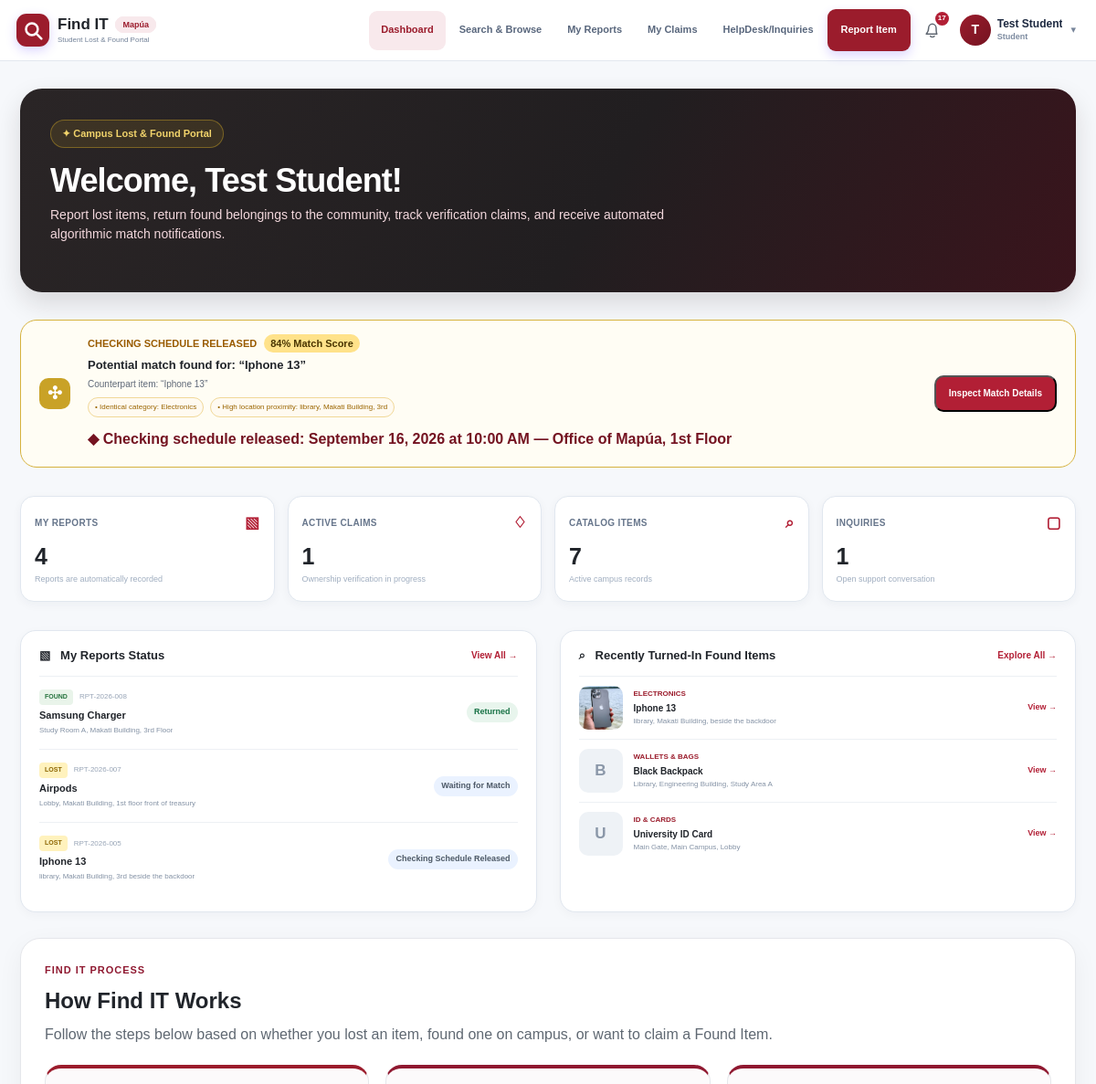
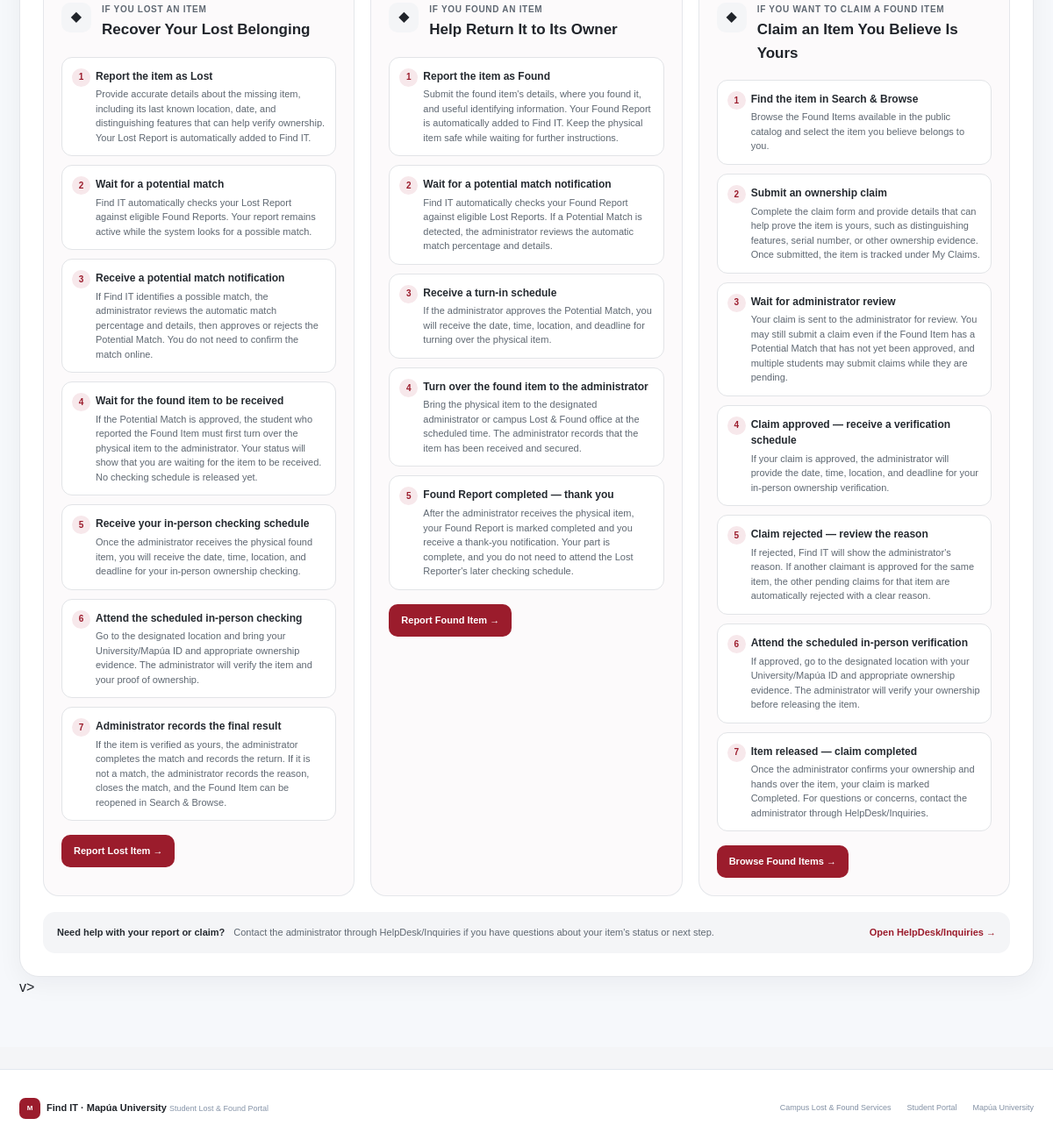
Page /index.php (signed in) on the committed database (2 pictures, top to bottom).
### tables this page shows
CREATE TABLE potential_matches (
            id INTEGER PRIMARY KEY AUTOINCREMENT,
            found_report_id INTEGER NOT NULL,
            lost_report_id INTEGER NOT NULL,
            match_score INTEGER NOT NULL DEFAULT 0,
            match_status TEXT NOT NULL DEFAULT 'pending',
            admin_remarks TEXT,
            created_at TEXT NOT NULL,
            updated_at TEXT NOT NULL, verification_date TEXT, verification_time TEXT, verification_deadline TEXT, verification_location TEXT, user_confirmed_at TEXT, user_confirmed_by INTEGER, handover_at TEXT, handover_admin_id INTEGER, handover_evidence TEXT, handover_notes TEXT, verification_outcome TEXT, verification_outcome_reason TEXT, found_turnover_deadline TEXT, found_handover_at TEXT, found_handover_admin_id INTEGER, found_handover_notes TEXT, found_turnover_start_date TEXT, found_turnover_location TEXT,
            UNIQUE(found_report_id, lost_report_id),
            FOREIGN KEY(found_report_id) REFERENCES reports(id) ON DELETE CASCADE,
            FOREIGN KEY(lost_report_id) REFERENCES reports(id) ON DELETE CASCADE
        );

CREATE TABLE reports (
            id INTEGER PRIMARY KEY AUTOINCREMENT,
            user_id INTEGER NOT NULL,
            item_id INTEGER NOT NULL,
            report_type TEXT NOT NULL CHECK(report_type IN ('lost','found')),
            event_date TEXT NOT NULL,
            event_time TEXT,
            campus_location TEXT NOT NULL,
            building TEXT,
            floor TEXT,
            specific_area TEXT,
            storage_location TEXT,
            additional_notes TEXT,
            report_status TEXT NOT NULL DEFAULT 'pending_review' CHECK(report_status IN ('pending_review','approved','rejected')),
            item_status TEXT NOT NULL DEFAULT 'open' CHECK(item_status IN ('open','matched','claim_pending','returned','closed')),
            rejection_reason TEXT,
            verification_date TEXT,
            verification_time TEXT,
            verification_deadline TEXT,
            verification_location TEXT,
            created_at TEXT NOT NULL,
            updated_at TEXT NOT NULL, admin_hidden INTEGER NOT NULL DEFAULT 0,
            FOREIGN KEY(user_id) REFERENCES users(id),
            FOREIGN KEY(item_id) REFERENCES items(id)
        );

CREATE TABLE items (
            id INTEGER PRIMARY KEY AUTOINCREMENT,
            item_name TEXT NOT NULL,
            category TEXT NOT NULL,
            description TEXT NOT NULL,
            color TEXT,
            brand TEXT,
            identifying_features TEXT,
            photo_path TEXT,
            created_at TEXT NOT NULL,
            updated_at TEXT NOT NULL
        );

### index.php (the view, shortened to what the rows shown need)
<?php
require 'config.php';
$user = current_user();
$userId = (int)$user['id'];
try {
    $pdo->exec("ALTER TABLE potential_matches ADD COLUMN user_confirmed_at TEXT");
} catch (Throwable $e) {}
try {
    $pdo->exec("ALTER TABLE potential_matches ADD COLUMN user_confirmed_by INTEGER");
} catch (Throwable $e) {}
try {
    $pdo->exec("ALTER TABLE potential_matches ADD COLUMN handover_at TEXT");
} catch (Throwable $e) {}
try {
    $pdo->exec("ALTER TABLE potential_matches ADD COLUMN handover_admin_id INTEGER");
} catch (Throwable $e) {}
try {
    $pdo->exec("ALTER TABLE potential_matches ADD COLUMN handover_evidence TEXT");
} catch (Throwable $e) {}
try {
    $pdo->exec("ALTER TABLE potential_matches ADD COLUMN handover_notes TEXT");
} catch (Throwable $e) {}
$foundStmt = $pdo->query("
    SELECT r.*, i.item_name, i.category, i.photo_path
    FROM reports r
    JOIN items i ON i.id = r.item_id
    WHERE r.report_type = 'found'
      AND r.report_status = 'approved'
      AND r.item_status NOT IN ('returned','closed')
    ORDER BY r.created_at DESC
    LIMIT 3
");
$recentFound = $foundStmt->fetchAll();
$match = null;
try {
    $matchStmt = $pdo->prepare("
        SELECT
            pm.id AS potential_match_id,
            pm.match_score,
            pm.match_status,
            pm.user_confirmed_at,
            pm.verification_date,
            pm.verification_time,
            pm.verification_deadline,
            pm.verification_location,
            pm.admin_remarks,
            pm.handover_at,
            pm.handover_evidence,
            pm.handover_notes,
            pm.verification_outcome,
            pm.verification_outcome_reason,
            lr.id AS lost_report_id,
            li.item_name AS lost_item_name,
            fi.item_name AS found_item_name,
            fi.category AS found_category,
            fr.campus_location AS found_location,
            fr.building AS found_building,
            fr.floor AS found_floor,
            fr.specific_area AS found_area
        FROM potential_matches pm
        JOIN reports lr ON lr.id = pm.lost_report_id
        JOIN items li ON li.id = lr.item_id
        JOIN reports fr ON fr.id = pm.found_report_id
        JOIN items fi ON fi.id = fr.item_id
        WHERE lr.user_id = ?
          AND lr.report_type = 'lost'
          AND lr.report_status = 'approved'
          AND pm.match_status = 'confirmed'
        ORDER BY pm.match_score DESC, pm.created_at DESC
        LIMIT 1
    ");
    $matchStmt->execute([$userId]);
    $match = $matchStmt->fetch() ?: null;
} catch (PDOException $e) {
    $match = null;
}
function dashboard_image(array $row): string {
    if (!empty($row['photo_path'])) {
        return (string)$row['photo_path'];
    }
    $slug = strtolower(trim((string)($row['item_name'] ?? '')));
    $slug = preg_replace('/[^a-z0-9]+/i', '-', $slug);
    $slug = trim($slug, '-');
    $dir = __DIR__ . '/uploads/items/';
    foreach (['jpg','jpeg','png','webp'] as $ext) {
        $file = $dir . $slug . '.' . $ext;
    }
    return '';
}
require 'includes/header.php';
?>
<div class="student-dashboard">
    <section class="student-welcome">
        <div class="student-welcome-inner">
            <h1>Welcome, <?= h($user['name']) ?>!</h1>
        </div>
    </section>
    <?php if ($match): ?>
        <section class="match-alert">
            <div class="match-alert-icon">✣</div>
            <div class="match-alert-copy">
                <div class="match-alert-title">
                    <?= (($match['verification_outcome'] ?? '') === 'completed') ? 'ITEM RETURNED — MATCH COMPLETED' : (($match['verification_outcome'] ?? '') === 'not_match' ? 'NOT A MATCH — FOUND ITEM REOPENED' : (($match['verification_outcome'] ?? '') === 'reschedule' ? 'VERIFICATION NEEDS RESCHEDULING' : (!empty($match['verification_date']) ? 'CHECKING SCHEDULE RELEASED' : (!empty($match['handover_at']) ? 'ITEM RECEIVED — AWAITING CHECKING SCHEDULE' : 'MATCH APPROVED — AWAITING ITEM TURNOVER'))) ) ?>
                    <span><?= (int)$match['match_score'] ?>% Match Score</span>
                </div>
                <strong>Potential match found for: “<?= h($match['lost_item_name']) ?>”</strong>
                <p>Counterpart item: “<?= h($match['found_item_name']) ?>”</p>
                <div class="match-tags">
                    <span>• Identical category: <?= h($match['found_category']) ?></span>
                    <span>• High location proximity: <?= h($match['found_location']) ?><?= $match['found_building'] ? ', ' . h($match['found_building']) : '' ?><?= $match['found_floor'] ? ', ' . h($match['found_floor']) : '' ?></span>
                </div>
                <?php if (($match['verification_outcome'] ?? '') === 'completed'): ?>
                    <div class="student-match-next-step student-match-completed">✓ Your item was verified and returned to you. The administrator has completed this match.</div>
                <?php elseif (($match['verification_outcome'] ?? '') === 'not_match'): ?>
                    <div class="student-match-next-step">× The physical verification did not confirm the item as yours. The found item has been reopened in Search &amp; Browse.</div>
                <?php elseif (($match['verification_outcome'] ?? '') === 'reschedule'): ?>
                    <div class="student-match-next-step">↻ Verification needs rescheduling. Please wait for the administrator to release a new checking schedule.</div>
                <?php elseif (!empty($match['verification_date'])): ?>
                    <div class="student-match-next-step">◆ Checking schedule released: <?= h(date('F j, Y', strtotime($match['verification_date']))) ?> at <?= h(date('g:i A', strtotime($match['verification_time'] ?? ''))) ?> — <?= h($match['verification_location'] ?? '') ?></div>
                <?php elseif (!empty($match['handover_at'])): ?>
                    <div class="student-match-next-step">✓ The administrator has received the found item from the matched student. Please wait for your in-person checking schedule.</div>
                <?php else: ?>
                    <div class="student-match-next-step">✓ Your potential match was approved by the administrator. The matched student must first turn over the physical item to the administrator. Please wait while the item is received before a checking schedule is released.</div>
                <?php endif; ?>
            </div>
            <button class="match-inspect" type="button" id="dashboard-match-inspect">Inspect Match Details</button>
        </section>
    <?php endif; ?>
    <section class="dashboard-columns">
        <div class="dashboard-panel">
            <div class="dashboard-panel-head">
                <h2>▧ &nbsp; My Reports Status</h2>
            </div>
        </div>
        <div class="dashboard-panel">
            <div class="dashboard-panel-head">
                <h2>⌕ &nbsp; Recently Turned-In Found Items</h2>
            </div>
            <?php foreach ($recentFound as $r): ?>
                <?php $photo = dashboard_image($r); ?>
                <a class="found-item-row" href="item.php?id=<?= (int)$r['id'] ?>">
                    <div class="found-thumb">
                        <?php if ($photo): ?>
                            <img src="<?= h($photo) ?>" alt="<?= h($r['item_name']) ?>">
                        <?php else: ?>
                            <?= h(strtoupper(substr($r['item_name'], 0, 1))) ?>
                        <?php endif; ?>
                    </div>
                    <div class="found-item-copy">
                        <span><?= h($r['category']) ?></span>
                        <strong><?= h($r['item_name']) ?></strong>
                        <small><?= h($r['campus_location']) ?><?= $r['building'] ? ', ' . h($r['building']) : '' ?><?= $r['specific_area'] ? ', ' . h($r['specific_area']) : '' ?></small>
                    </div>
                    <b>View →</b>
                </a>
            <?php endforeach; ?>
        </div>
    </section>
    <section class="dashboard-procedure" aria-labelledby="findit-process-title">
        <div class="dashboard-procedure-head">
            <h2 id="findit-process-title">How Find IT Works</h2>
        </div>
    </section>
<?php require 'includes/footer.php'; ?>

### rows in the picture
potential_matches: match_score "84", verification_date "September 16, 2026", verification_time "10:00 AM", verification_location "Office of Mapúa, 1st Floor"
reports: item.photo_path (picture), item.category "ELECTRONICS", item.item_name "Iphone 13", campus_location "library", building "Makati Building", specific_area "beside the backdoor"
reports: item.item_name "B", item.category "WALLETS & BAGS", item.item_name "Black Backpack", campus_location "Library", building "Engineering Building", specific_area "Study Area A"
reports: item.item_name "U", item.category "ID & CARDS", item.item_name "University ID Card", campus_location "Main Gate", building "Main Campus", specific_area "Lobby"

### other values in the picture
$unreadCount "17"
substr($user['name'], 0, 1) "T"
$user['name'] "Test Student"
$match['lost_item_name'] "Iphone 13"
$match['found_item_name'] "Iphone 13"
$match['found_category'] "Electronics"
$match['found_location'] "library"
$match['found_building'] "Makati Building"
$match['found_floor'] "3rd"
$myReportsCount "4"
$activeClaimsCount "1"
$catalogCount "7"
$inquiryCount "1"
$r['report_type'] "FOUND"
date('Y', strtotime($r['created_at'])) "2026"
